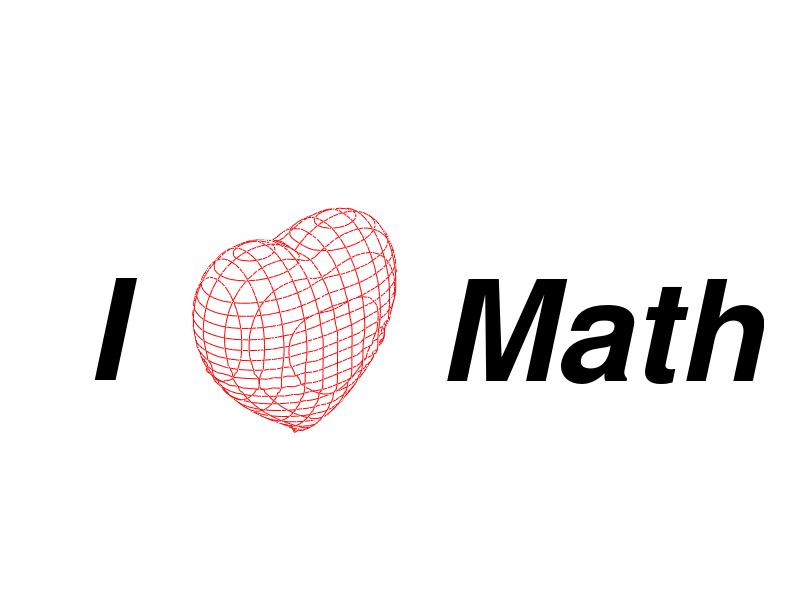
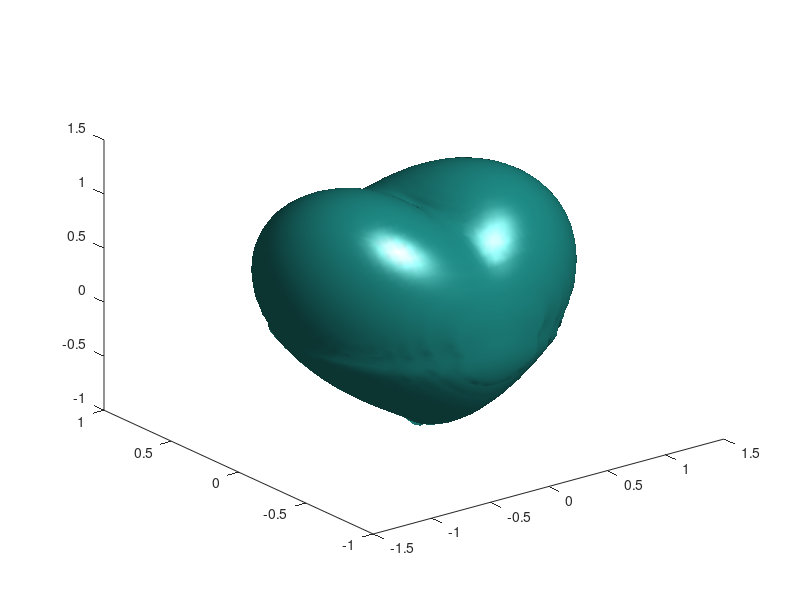

Here is the MATLAB script that generated these plots, in order: (Note: this script raises an error after producing the figures.)
%% I Love Math
% volume data
[X,Y,Z] = meshgrid(linspace(-3,3,101));
F = -X.^2.*Z.^3 - (9/80).*Y.^2.*Z.^3 + (X.^2 + (9/4).*Y.^2 + Z.^2 - 1).^3;

% initialize figure
hFig = figure('Menubar','none', 'Color','w');
pos = get(hFig, 'Position');
set(hFig, 'Position', [pos(1)-0.15*pos(3) pos(2) 1.3*pos(3) pos(4)]);

% initialize axes
hAxes = axes('Parent',hFig, 'DataAspectRatio',[1 1 1], ...
    'XLim',[30 120], 'YLim',[35 65], 'ZLim',[30 75]);
view(-39,30);
axis off

% Fill the inside of the mesh with an isosurface to
% block rendering of the back side of the heart
patch(isosurface(F,-1e-3), 'FaceColor','w', 'EdgeColor','none')
hidden on    % hidden surface removal

% contours in the y-z plane
for iX = [35 38 41 45 48 51 54 57 61 64 67]
    plane = reshape(F(:,iX,:), [101 101]);
    cData = contourc(plane, [0 0]);
    xData = iX.*ones(1,cData(2,1));
    line(xData, cData(2,2:end), cData(1,2:end), ...
        'Color','r', 'Parent',hAxes)
    pause(.1)
end

% contours in the x-z plane
for iY = [41 44 47 51 55 58 61]
    plane = reshape(F(iY,:,:), [101 101]);
    cData = contourc(plane, [0 0]);
    yData = iY.*ones(1,cData(2,1));
    line(cData(2,2:end), yData, cData(1,2:end), ...
        'Color','r', 'Parent',hAxes)
    pause(.1)
end

% contours in the x-y plane
for iZ = [36 38 40 42 44 46 48 50 52 54 56 58 60 62 64 66 69 71]
    plane = F(:,:,iZ);
    cData = contourc(plane, [0 0]);
    startIndex = 1;
    if size(cData,2) > (cData(2,1)+1)
        startIndex = cData(2,1)+2;
        zData = iZ.*ones(1,cData(2,1));
        line(cData(1,2:(startIndex-1)), cData(2,2:(startIndex-1)), zData, ...
            'Color','r', 'Parent',hAxes)
    end
    zData = iZ.*ones(1,cData(2,startIndex));
    line(cData(1,(startIndex+1):end), cData(2,(startIndex+1):end), zData, ...
        'Color','r', 'Parent',hAxes)
    pause(.1)
end

% text
props = {'FontWeight','bold', 'FontAngle','italic', 'FontSize',100};
pause(.1)
text(7,50,70, 'I', props{:})
pause(.5)
text(80,50,43, 'Math', props{:})
pause(.1)

% xyz axes
% line([20 80], [50 50], [52.5 52.5], 'Color','k')
% line([50 50], [20 80], [52.5 52.5], 'Color','k')
% line([50 50], [50 50], [30 80], 'Color','k')
% text(20,50,50, 'x')
% text(48,20,50, 'y')
% text(45,50,80, 'z')
% drawnow

% equation
% props = {'FontSize',10, 'Interpreter','latex'};
% text(20,65,30, '$(x^2+9/4y^2+z^2-1)^3 - x^2z^3-9/80y^2z^3=0$', props{:});
% text(30,45,30, '$-3 \leq x,y,z \leq 3$', props{:});
% drawnow
%% Red Hard Heart
figure
% volume data
step = 0.05;
[X,Y,Z] = meshgrid(-3:step:3, -3:step:3, -3:step:3);
F = (-(X.^2).*(Z.^3)-(9/80).*(Y.^2).*(Z.^3))+((X.^2)+(9/4).*(Y.^2)+(Z.^2)-1).^3;

% shaded surface
isosurface(X,Y,Z,F,0)
lighting phong
axis equal
view(-39,30)
set(gcf, 'Color','w')
colormap flag
%% Blue Spot Heart
figure
% volume data
step = 0.05;
[X,Y,Z] = meshgrid(-3:step:3, -3:step:3, -3:step:3);
F = (-(X.^2).*(Z.^3)-(9/80).*(Y.^2).*(Z.^3))+((X.^2)+(9/4).*(Y.^2)+(Z.^2)-1).^3;

% wireframe
patch(isosurface(X,Y,Z,F,0), 'FaceColor','w', 'EdgeColor','b')
daspect([1 1 1])
view(3)
axis tight equal
set(gcf, 'Color','w')
%% Normal Red Heart not full
figure
t=-10:0.01:10;
x=16*(power(sin(t),3));
y=(13*cos(t))-(5*cos(2*t))-(2*cos(3*t))-(cos(4*t));

plot(x,y)
% fill(x, y,'r');
%% HAppy Valentines Day Heart
figure
t = linspace(-pi,pi, 350);
X = t .* sin( pi * .872*sin(t)./t);
Y = -abs(t) .* cos(pi * sin(t)./t);
plot(X,Y);
fill(X, Y, 'r');
axis square;
title('Happy Valentines Day', 'FontSize', 28);

%% Heart Shape
figure
x= (-2:.001:2);
y = (sqrt(cos(x)).*cos(200*x)+sqrt(abs(x))-0.7).*(4-x.*x).^0.01;
plot(x,y)
